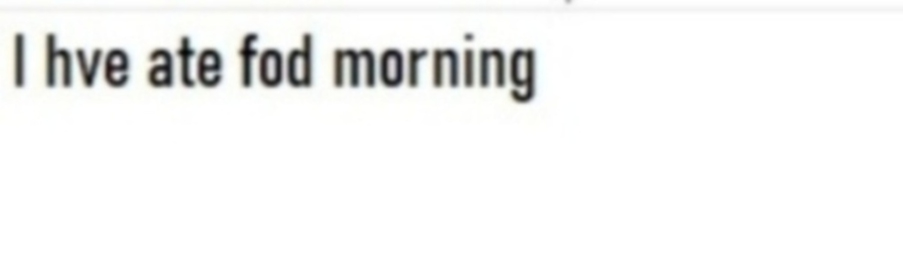
#> input picture Resources/analyser_test.jpg, 1805 x 535 px (shown at 1/2 size)
$ python -i document_select.py   (imports and definitions only)
#> lines starting #> are read from the running program, lines starting #| are printed output that depends on the picture; after the words box and inside, x2 and y2 are one past the last pixel; in counts of white or black regions, pixels touching at a corner belong together
#> further down, picture is the input picture: shape (535, 1805, 3); mean B, G, R 244.4, 245, 244.8
### analyzer/utlis.py
import cv2
import numpy as np

# TO STACK ALL THE IMAGES IN ONE WINDOW - Visual Purpose
# [56 lines left out: functions stackImages, reorder, not called in this run]

 # Finding the biggest contours in the detected contours


def biggestContour(contours):
    biggest = np.array([])
    max_area = 0
    for i in contours:
        area = cv2.contourArea(i)
        if area > 5000:
            peri = cv2.arcLength(i, True)
            approx = cv2.approxPolyDP(i, 0.02 * peri, True)
            if area > max_area and len(approx) == 4:
                biggest = approx
                max_area = area
    return biggest, max_area


# [11 lines left out: function drawRectangle, not called in this run]

# Empty Function
def nothing(x):
    pass


# [12 lines left out: functions initializeTrackbars, valTrackbars, not called in this run]

### analyzer/document_select.py
import cv2
import numpy as np
import utlis


class perspective:
    def __init__(self, img):
        # utils.initialiseTrackbars()
        self.OriginalCopy = img.copy()
        gray = cv2.cvtColor(img, cv2.COLOR_BGR2GRAY)
        # thres = utils.valTrackbars()
        blur = cv2.GaussianBlur(gray, (5, 5), 0)
        canny = cv2.Canny(blur, 120, 120)
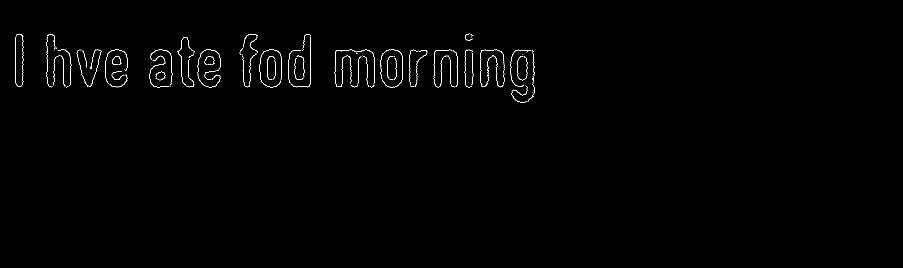
#> canny: shape (535, 1805) (shown at 1/2 size); 0.58% white in thin lines or dots, all inside (x1, y1, x2, y2) = (30, 67, 1070, 205)
        kernel = np.ones((5, 5))
        dial = cv2.dilate(canny, kernel, iterations=2)
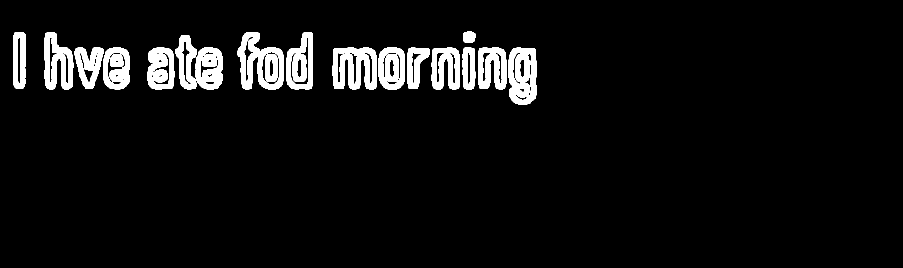
#> dial: shape (535, 1805) (shown at 1/2 size); 5.9% white; 18 white regions, largest, box (x1, y1, x2, y2) and area: (350, 70, 446, 179) 6062, (665, 95, 753, 179) 5217, (1017, 95, 1074, 209) 4979
        canny = cv2.erode(dial, kernel, iterations=1)
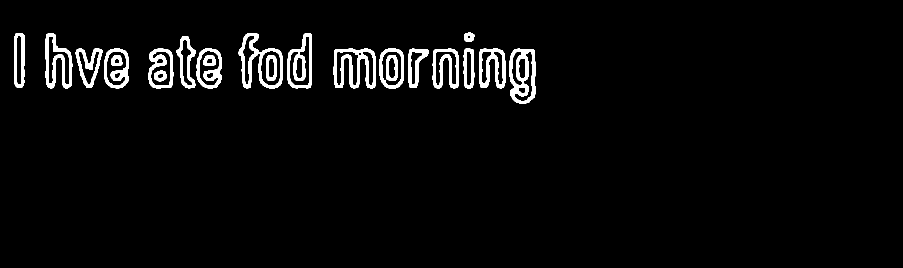
#> canny: shape (535, 1805) (shown at 1/2 size); 3.4% white; 22 white regions

        self.finalImg = self.getContours(canny, self.OriginalCopy)

    def returnImg(self):
        if self.finalImg.all() == self.OriginalCopy.all():   # Checking for empty image
            return [self.finalImg, True]
        else:
            return [self.finalImg, False]

    def display(self, img):
        cv2.imshow("Output", img)

    def getContours(self, imgThreshold, img):

        ############################

        imgBigContour, imgContours, imgWarpGray = img.copy(), img.copy(), img.copy()
        widthImg = 640
        heightImg = 480

        ############################

        contours, _ = cv2.findContours(
            imgThreshold, cv2.RETR_EXTERNAL, cv2.CHAIN_APPROX_SIMPLE)
#> contours = 17 contours; largest, box (x1, y1, x2, y2) and area: (477, 66, 566, 177) 5790, (1019, 97, 1072, 207) 5006, (667, 97, 751, 177) 4740, (574, 66, 624, 177) 4181, (91, 66, 145, 177) 3689
        cv2.drawContours(imgContours, contours, -1, (0, 255, 0), 10)
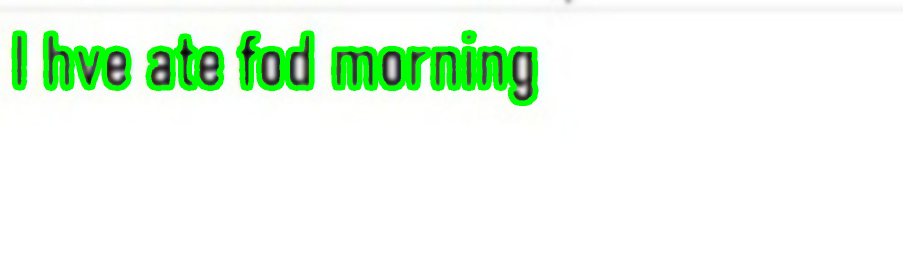
#> imgContours: shape (535, 1805, 3) (shown at 1/2 size); 5.48% of pixels changed, all inside (x1, y1, x2, y2) = (23, 60, 1077, 212)
        biggest, maxArea = utlis.biggestContour(
            contours)  # FIND THE BIGGEST CONTOUR
#> the loop in biggestContour, `for i in contours:` made 17 passes
#> (area, peri) on passes 1, 14: (5005.5, 306.3), (5790.5, 522.1)
#> area on passes 2 to 7: 1488, 3012, 1778, 3382.5, 4740, 3350.5
#> after the loop in biggestContour, `for i in contours:`: biggest = empty array; max_area = 0
#> biggest = empty array; maxArea = 0
        if biggest.size != 0:
            biggest = utlis.reorder(biggest)
            # DRAW THE BIGGEST CONTOUR
            cv2.drawContours(imgBigContour, biggest, -1, (0, 255, 0), 20)
            imgBigContour = utlis.drawRectangle(imgBigContour, biggest, 2)
            pts1 = np.float32(biggest)  # PREPARE POINTS FOR WARP
            pts2 = np.float32([[0, 0], [widthImg, 0], [0, heightImg], [
                              widthImg, heightImg]])  # PREPARE POINTS FOR WARP
            matrix = cv2.getPerspectiveTransform(pts1, pts2)
            imgWarpColored = cv2.warpPerspective(
                img, matrix, (widthImg, heightImg))

            # REMOVE 20 PIXELS FORM EACH SIDE
            imgWarpColored = imgWarpColored[20:imgWarpColored.shape[0] -
                                            20, 20:imgWarpColored.shape[1] - 20]
            imgWarpColored = cv2.resize(imgWarpColored, (widthImg, heightImg))

            # APPLY ADAPTIVE THR ESHOLD
            imgWarpGray = cv2.cvtColor(imgWarpColored, cv2.COLOR_BGR2GRAY)
            imgAdaptiveThre = cv2.adaptiveThreshold(
                imgWarpGray, 255, 1, 1, 7, 2)
            imgAdaptiveThre = cv2.bitwise_not(imgAdaptiveThre)
            imgAdaptiveThre = cv2.medianBlur(imgAdaptiveThre, 3)

        return imgWarpGray

>>> import cv2
>>> picture = cv2.imread('../Resources/analyser_test.jpg')
>>> result = perspective(picture).returnImg()
#> result = 2 items

$ run again, on Resources/test.jpg
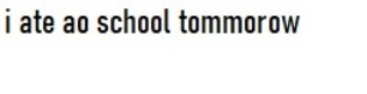
#> input picture Resources/test.jpg, 367 x 94 px
#> picture is the input picture: shape (94, 367, 3); mean B, G, R 237.2, 237.8, 237.6
#> dial: shape (94, 367); 23.9% white; 4 white regions, box (x1, y1, x2, y2) and area: (175, 5, 304, 38) 3466, (59, 4, 175, 38) 3196, (16, 6, 58, 38) 1169, (1, 4, 14, 38) 424
#> in __init__, `canny = cv2.erode(dial, kernel, iterations=1)`:
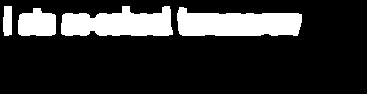
#> canny: shape (94, 367); 18.7% white; 4 white regions
#> contours = 4 contours; box (x1, y1, x2, y2) and area: (177, 7, 302, 36) 2660, (61, 6, 173, 36) 2368, (18, 8, 56, 36) 826, (3, 6, 12, 36) 216
#> in getContours, `cv2.drawContours(imgContours, contours, -1, (0, 255, 0), 10)`:
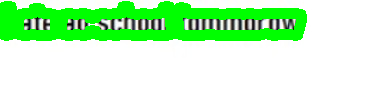
#> imgContours: shape (94, 367, 3); mean B, G, R 188.2, 247.1, 188.4
#> the loop in biggestContour, `for i in contours:` made 4 passes
#> area on passes 1 to 4: 826, 2659.5, 2368, 215.5
#> after the loop in biggestContour, `for i in contours:`: biggest = empty array; max_area = 0
#> in getContours, `biggest, maxArea = utlis.biggestContour( contours)`: biggest = empty array; maxArea = 0
#> result = 2 items
